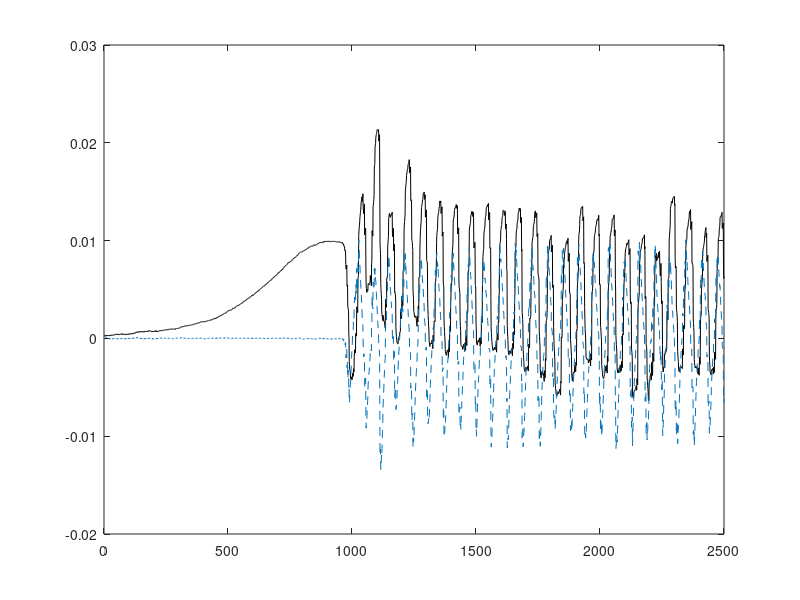

The MATLAB source for this figure:
clear all
close all
clc
c_encz = load('c_ency.txt');
load('lfZ.txt')
load('rfZ.txt')

deltaF = lfZ - rfZ;
deltaF = c_encz;
fc = 1.0; % Cut off frequency
fs = 100; % Sampling rate
start = 1;

[b,a] = butter(2,fc/(fs/2),'high'); % Butterworth filter of order 6
deltaFF = filter(b,a,deltaF); % Will be the filtered signal


%d_encz = [0;diff(c_encz)];
d_encz = deltaFF;
%deltaF = [0;diff(deltaF)];
%Standarize
c_std = (c_encz(start:end) - mean(c_encz(start:end)))/std(c_encz(start:end));
dF_std = (deltaF(start:end) - mean(deltaF(start:end)))/std(deltaF(start:end));
d_std = (d_encz(start:end) - mean(d_encz(start:end)))/std(d_encz(start:end));

%Normalize 
c_norm  = (c_encz(start:end) - min(c_encz(start:end))) / (max(c_encz(start:end)) - min(c_encz(start:end)));
d_norm  = (d_encz(start:end) - min(d_encz(start:end))) / (max(d_encz(start:end)) - min(d_encz(start:end)));
dF_norm  = (deltaF(start:end) - min(deltaF(start:end))) / (max(deltaF(start:end)) - min(deltaF(start:end)));

dlen = min(length(deltaF),length(c_encz));

X=[dF_norm,d_norm];





plot(deltaF(1:2500),'black')
hold on
plot(deltaFF(1:2500),'--')















return 




[idx,C] = kmeans(X,3);
x1 = min(X(:,1)):0.01:max(X(:,1));
x2 = min(X(:,2)):0.01:max(X(:,2));
[x1G,x2G] = meshgrid(x1,x2);
XGrid = [x1G(:),x2G(:)]; % Defines a fine grid on the plot

idx2Region = kmeans(XGrid,3,'MaxIter',1000,'Start',C);
figure;
gscatter(XGrid(:,1),XGrid(:,2),idx2Region,...
    [0,0.75,0.75;0.75,0,0.75;0.75,0.75,0],'..');
hold on;
plot(X(:,1),X(:,2),'k*','MarkerSize',5);
title 'GEM Data';
xlabel 'X_2';
ylabel 'X_1'; 
legend('LSS','DS','RSS','Data','Location','SouthEast');
hold off;


figure;
plot(X(idx==1,1),X(idx==1,2),'r.','MarkerSize',12)
hold on
plot(X(idx==2,1),X(idx==2,2),'b.','MarkerSize',12)
plot(C(:,1),C(:,2),'kx',...
     'MarkerSize',15,'LineWidth',3) 
legend('Cluster 1','Cluster 2','Centroids',...
       'Location','NW')
title 'Cluster Assignments and Centroids'
hold off
figure
plot(c_std(start:dlen),dF_std(start:dlen))
figure
plot(c_norm(start:dlen),dF_norm(start:dlen))